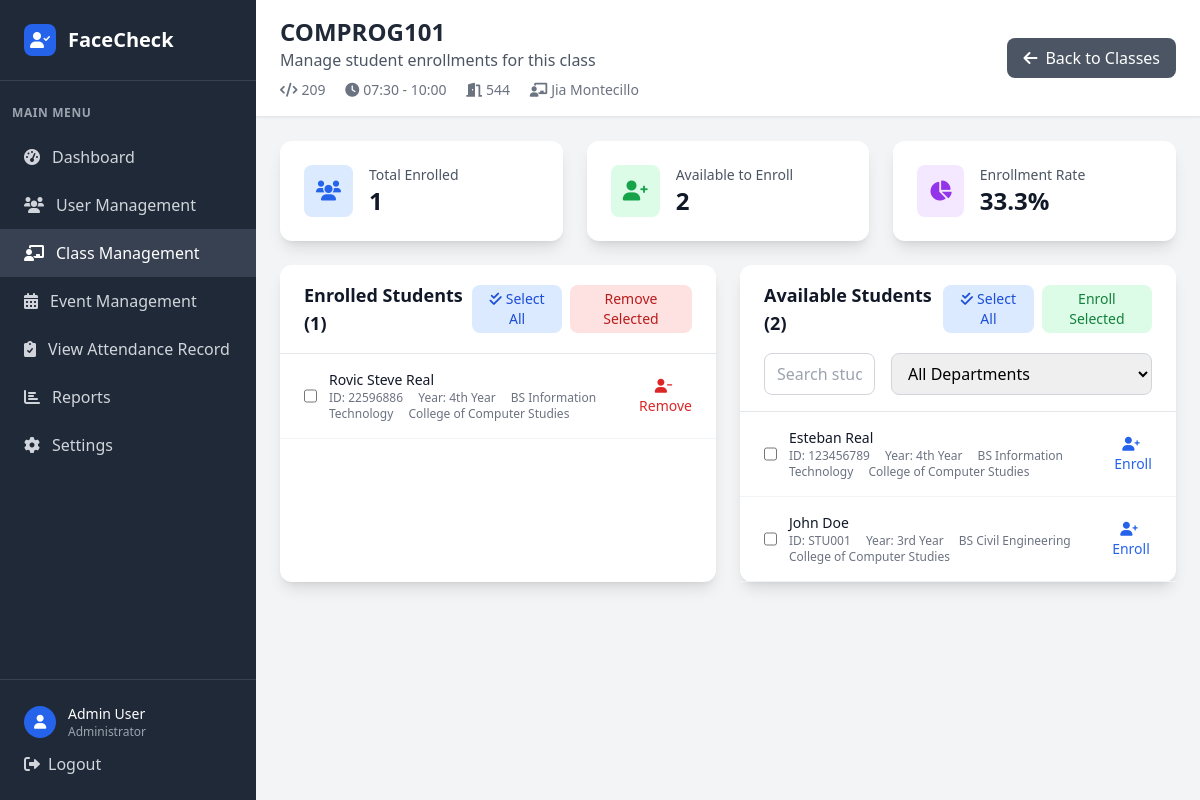
Page /admin/classes/6/students (signed in) on the earlier database version.
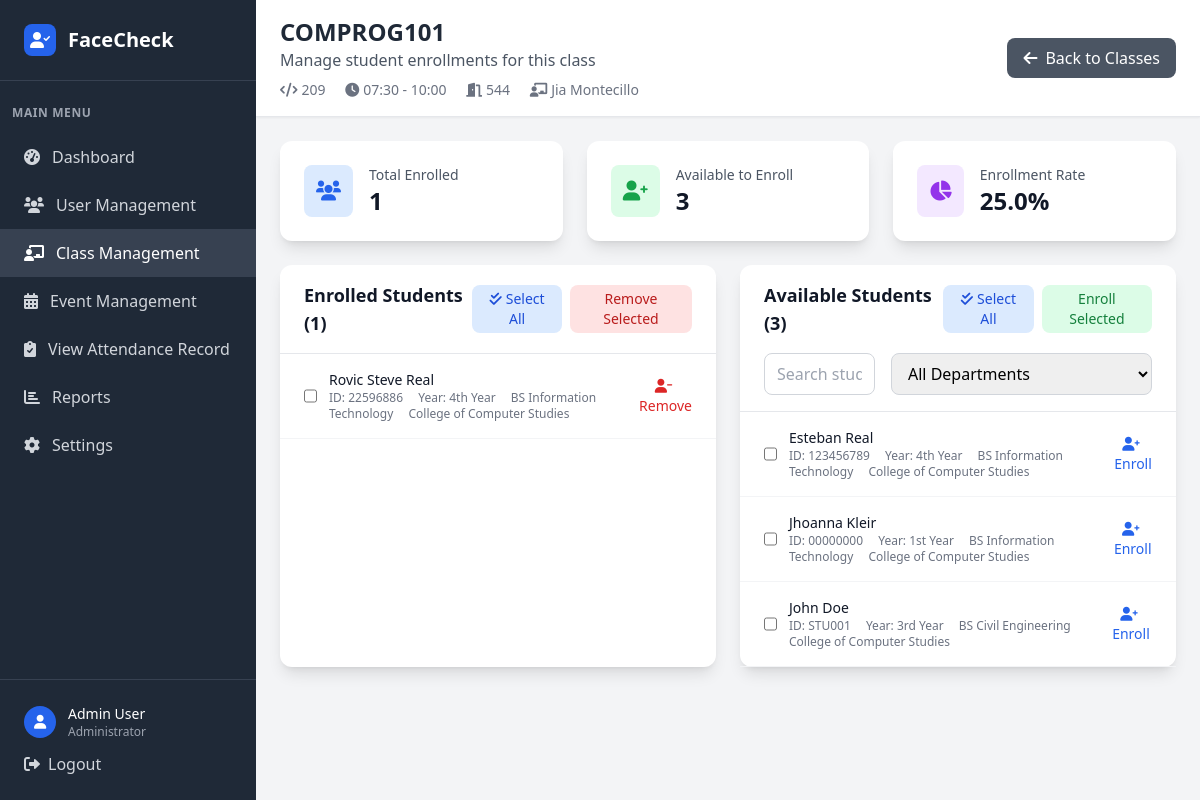
Same page on the later database version.
### tables this page shows
CREATE TABLE student (
            student_id INTEGER PRIMARY KEY AUTOINCREMENT,
            year_level VARCHAR(20) NOT NULL,
            attendance_image VARCHAR(255),
            course_id INTEGER,
            user_id INTEGER NOT NULL, profile_picture VARCHAR(255),
            FOREIGN KEY (course_id) REFERENCES course(course_id),
            FOREIGN KEY (user_id) REFERENCES user(user_id)
        );

CREATE TABLE user (
            user_id INTEGER PRIMARY KEY AUTOINCREMENT,
            idno VARCHAR(20) NOT NULL UNIQUE,
            firstname VARCHAR(50) NOT NULL,
            lastname VARCHAR(50) NOT NULL,
            role VARCHAR(10) NOT NULL CHECK (role IN ('admin', 'faculty', 'student')),
            password VARCHAR(255) NOT NULL,
            created_at DATETIME DEFAULT CURRENT_TIMESTAMP,
            is_active BOOLEAN DEFAULT 1,
            dept_id INTEGER,
            FOREIGN KEY (dept_id) REFERENCES department(dept_id)
        );

CREATE TABLE course (
            course_id INTEGER PRIMARY KEY AUTOINCREMENT,
            course_name VARCHAR(100) NOT NULL,
            dept_id INTEGER,
            FOREIGN KEY (dept_id) REFERENCES department(dept_id)
        );

CREATE TABLE department (
            dept_id INTEGER PRIMARY KEY AUTOINCREMENT,
            dept_name VARCHAR(50) NOT NULL
        );

### app.py (the view)
@app.route('/admin/classes/<int:class_id>/students')
def class_students(class_id):
    if 'user_id' not in session or session['role'] != 'admin':
        return redirect(url_for('login'))
    conn = get_db_connection()
    class_info = conn.execute('''
        SELECT c.*, u.firstname, u.lastname
        FROM class c
        JOIN faculty f ON c.faculty_id = f.faculty_id
        JOIN user u ON f.user_id = u.user_id
        WHERE c.class_id = ?
    ''', (class_id,)).fetchone()
    enrolled_students = conn.execute('''
        SELECT u.idno, u.firstname, u.lastname, s.student_id, s.year_level, c.course_name, d.dept_name
        FROM student_class sc
        JOIN student s ON sc.student_id = s.student_id
        JOIN user u ON s.user_id = u.user_id
        LEFT JOIN course c ON s.course_id = c.course_id
        LEFT JOIN department d ON u.dept_id = d.dept_id
        WHERE sc.class_id = ?
        ORDER BY u.firstname, u.lastname
    ''', (class_id,)).fetchall()
    available_students = conn.execute('''
        SELECT u.idno, u.firstname, u.lastname, s.student_id, s.year_level, c.course_name, d.dept_name
        FROM user u
        JOIN student s ON u.user_id = s.user_id
        LEFT JOIN course c ON s.course_id = c.course_id
        LEFT JOIN department d ON u.dept_id = d.dept_id
        WHERE u.is_active = 1 AND u.role = 'student'
        AND s.student_id NOT IN (
            SELECT sc.student_id FROM student_class sc WHERE sc.class_id = ?
        )
        ORDER BY u.firstname, u.lastname
    ''', (class_id,)).fetchall()
    conn.close()
    return render_template('class_students.html',
                         class_info=class_info,
                         enrolled_students=enrolled_students,
                         available_students=available_students)

### app.py (called while the page is built)
def get_db_connection():
    try:
        conn = sqlite3.connect('facecheck.db', timeout=30.0)
        conn.row_factory = sqlite3.Row
        conn.execute('PRAGMA foreign_keys = ON')
        try:
            cur = conn.cursor()
            cur.execute("PRAGMA table_info(faculty)")
            columns = [row[1] for row in cur.fetchall()]
            if 'attendance_image' not in columns:
                cur.execute("ALTER TABLE faculty ADD COLUMN attendance_image VARCHAR(255)")
                conn.commit()
        except Exception:
            pass
        return conn
    except sqlite3.Error as e:
        print(f"Database connection error: {e}")
        raise

### templates/class_students.html (shortened to what the changed rows need)
<!DOCTYPE html>
<html lang="en">
<head>
    <script src="https://cdn.tailwindcss.com"></script>
    <link href="https://cdnjs.cloudflare.com/ajax/libs/font-awesome/6.0.0/css/all.min.css" rel="stylesheet">
</head>
<body class="bg-gray-100">
    <div class="flex h-screen">
        <div class="w-64 bg-gray-800 text-white">
            <div class="p-6 border-b border-gray-700">
                <div class="flex items-center">
                    <h1 class="text-xl font-bold">FaceCheck</h1>
                </div>
            </div>
        </div>
        <div class="flex-1 flex flex-col overflow-hidden">
            <header class="bg-white shadow-sm border-b border-gray-200">
                <div class="px-6 py-4">
                    <div class="flex items-center justify-between">
                        <div>
                            <h2 class="text-2xl font-bold text-gray-800">{{ class_info.class_name }}</h2>
                        </div>
                    </div>
                </div>
            </header>
            <main class="flex-1 overflow-y-auto p-6">
                <div class="grid grid-cols-1 md:grid-cols-3 gap-6 mb-6">
                    <div class="bg-white rounded-xl shadow-lg p-6">
                        <div class="flex items-center">
                            <div class="ml-4">
                                <p class="text-sm font-medium text-gray-600">Available to Enroll</p>
                                <p class="text-2xl font-bold text-gray-900">{{ available_students|length }}</p>
                            </div>
                        </div>
                    </div>
                    <div class="bg-white rounded-xl shadow-lg p-6">
                        <div class="flex items-center">
                            <div class="ml-4">
                                <p class="text-sm font-medium text-gray-600">Enrollment Rate</p>
                                <p class="text-2xl font-bold text-gray-900">
                                    {% if (enrolled_students|length + available_students|length) > 0 %}
                                        {{ "%.1f"|format((enrolled_students|length / (enrolled_students|length + available_students|length)) * 100) }}%
                                    {% else %}
                                        0%
                                    {% endif %}
                                </p>
                            </div>
                        </div>
                    </div>
                </div>
                <div class="grid grid-cols-1 lg:grid-cols-2 gap-6">
                    <div class="bg-white rounded-xl shadow-lg">
                        {% if enrolled_students %}
                        <div class="max-h-96 overflow-y-auto" id="enrolledStudentsList">
                            {% for student in enrolled_students %}
                            <div class="px-6 py-4 border-b border-gray-100 hover:bg-gray-50 enrolled-student-card">
                                <div class="flex items-center justify-between">
                                    <div class="flex items-center">
                                        <input type="checkbox" class="enrolled-student-checkbox mr-3 h-4 w-4 text-red-600 focus:ring-red-500 border-gray-300 rounded"
                                               value="{{ student.student_id }}" onchange="updateBulkUnenrollButton()">
                                        <div>
                                            <div class="text-sm font-medium text-gray-900">{{ student.firstname }} {{ student.lastname }}</div>
                                            <div class="text-xs text-gray-500">
                                                <span class="mr-3">ID: {{ student.idno }}</span>
                                                <span class="mr-3">Year: {{ student.year_level }}</span>
                                                {% if student.course_name %}<span class="mr-3">{{ student.course_name }}</span>{% endif %}
                                                {% if student.dept_name %}<span>{{ student.dept_name }}</span>{% endif %}
                                            </div>
                                        </div>
                                    </div>
                                    <div class="flex space-x-2">
                                        <form method="POST" action="{{ url_for('unenroll_student_from_class', class_id=class_info.class_id, student_id=student.student_id) }}" class="inline">
                                            <button type="submit" class="text-red-600 hover:text-red-900 text-sm"
                                                    onclick="return confirm('Are you sure you want to unenroll this student?')">
                                                <i class="fas fa-user-minus mr-1"></i>Remove
                                            </button>
                                        </form>
                                    </div>
                                </div>
                            </div>
                            {% endfor %}
                        </div>
                        {% else %}
                        <div class="text-center py-8">
                            <i class="fas fa-users text-gray-400 text-4xl mb-4"></i>
                            <p class="text-gray-500">No students enrolled yet</p>
                        </div>
                        {% endif %}
                    </div>
                    <div class="bg-white rounded-xl shadow-lg">
                        <div class="px-6 py-4 border-b border-gray-200">
                            <div class="flex items-center justify-between">
                                <h3 class="text-lg font-semibold text-gray-900">Available Students ({{ available_students|length }})</h3>
                                <div class="flex space-x-2">
                                    <button onclick="selectAllAvailable()" class="text-sm bg-blue-100 text-blue-700 px-3 py-1 rounded-lg hover:bg-blue-200 transition duration-200">
                                    </button>
                                    <button onclick="enrollSelected()" id="bulkEnrollBtn" class="text-sm bg-green-100 text-green-700 px-3 py-1 rounded-lg hover:bg-green-200 transition duration-200" disabled>
                                    </button>
                                </div>
                            </div>
                        </div>
                        {% if available_students %}
                        <div class="max-h-96 overflow-y-auto" id="availableStudentsList">
                            {% for student in available_students %}
                            <div class="px-6 py-4 border-b border-gray-100 hover:bg-gray-50 student-card"
                                 data-name="{{ student.firstname }} {{ student.lastname }}"
                                 data-idno="{{ student.idno }}"
                                 data-department="{{ student.dept_name or '' }}"
                                 data-course="{{ student.course_name or '' }}">
                                <div class="flex items-center justify-between">
                                    <div class="flex items-center">
                                        <input type="checkbox" class="student-checkbox mr-3 h-4 w-4 text-blue-600 focus:ring-blue-500 border-gray-300 rounded"
                                               value="{{ student.student_id }}" onchange="updateBulkEnrollButton()">
                                        <div>
                                            <div class="text-sm font-medium text-gray-900">{{ student.firstname }} {{ student.lastname }}</div>
                                            <div class="text-xs text-gray-500">
                                                <span class="mr-3">ID: {{ student.idno }}</span>
                                                <span class="mr-3">Year: {{ student.year_level }}</span>
                                                {% if student.course_name %}<span class="mr-3">{{ student.course_name }}</span>{% endif %}
                                                {% if student.dept_name %}<span>{{ student.dept_name }}</span>{% endif %}
                                            </div>
                                        </div>
                                    </div>
                                    <div class="flex space-x-2">
                                        <form method="POST" action="{{ url_for('enroll_student_to_class', class_id=class_info.class_id) }}" class="inline">
                                            <button type="submit" class="text-blue-600 hover:text-blue-900 text-sm">
                                                <i class="fas fa-user-plus mr-1"></i>Enroll
                                            </button>
                                        </form>
                                    </div>
                                </div>
                            </div>
                            {% endfor %}
                        </div>
                        {% else %}
                        <div class="text-center py-8">
                            <i class="fas fa-user-check text-gray-400 text-4xl mb-4"></i>
                            <p class="text-gray-500">All students are already enrolled</p>
                        </div>
                        {% endif %}
                    </div>
                </div>
            </main>
        </div>
    </div>
</body>
</html>

Differences in the rows shown:
added student: firstname "Jhoanna", lastname "Kleir", idno "00000000", year_level "1st Year", course_name "BS Information Technology", dept_name "College of Computer Studies", shown under "Available Students (3)"
Other differences:
{{ available_students|length }}: "2" → "3"
text no longer shown: "33.3"
text now shown: "25.0"
